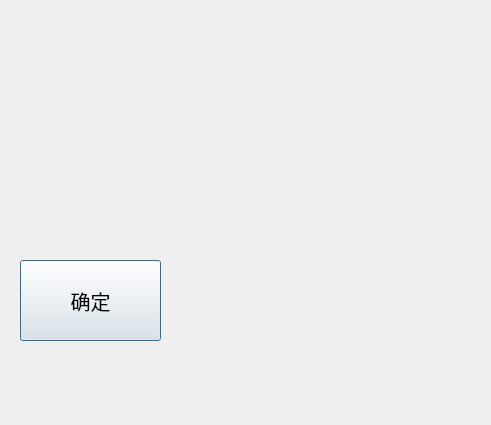
<?xml version="1.0" encoding="UTF-8"?>
<ui version="4.0">
 <class>Hi_Dialog</class>
 <widget class="QDialog" name="Hi_Dialog">
  <property name="geometry">
   <rect>
    <x>0</x>
    <y>0</y>
    <width>491</width>
    <height>425</height>
   </rect>
  </property>
  <property name="windowTitle">
   <string>Dialog</string>
  </property>
  <widget class="QLabel" name="label">
   <property name="geometry">
    <rect>
     <x>20</x>
     <y>20</y>
     <width>171</width>
     <height>161</height>
    </rect>
   </property>
   <property name="text">
    <string/>
   </property>
   <property name="pixmap">
    <pixmap>images/wenjianming.jpg</pixmap>
   </property>
   <property name="scaledContents">
    <bool>true</bool>
   </property>
  </widget>
  <widget class="QLabel" name="label_2">
   <property name="geometry">
    <rect>
     <x>220</x>
     <y>50</y>
     <width>241</width>
     <height>321</height>
    </rect>
   </property>
   <property name="text">
    <string/>
   </property>
   <property name="pixmap">
    <pixmap>images/name.jpg</pixmap>
   </property>
   <property name="scaledContents">
    <bool>true</bool>
   </property>
  </widget>
  <widget class="QPushButton" name="exit">
   <property name="geometry">
    <rect>
     <x>20</x>
     <y>260</y>
     <width>141</width>
     <height>81</height>
    </rect>
   </property>
   <property name="font">
    <font>
     <pointsize>15</pointsize>
    </font>
   </property>
   <property name="text">
    <string>确定</string>
   </property>
  </widget>
 </widget>
 <resources/>
 <connections/>
</ui>
